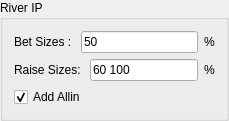
             <widget class="QGroupBox" name="groupBox_3">
              <property name="title">
               <string>River IP</string>
              </property>
              <layout class="QVBoxLayout" name="verticalLayout_6">
               <item>
                <layout class="QHBoxLayout" name="horizontalLayout_17">
                 <item>
                  <widget class="QLabel" name="label_12">
                   <property name="text">
                    <string>Bet Sizes : </string>
                   </property>
                  </widget>
                 </item>
                 <item>
                  <widget class="QLineEdit" name="river_ip_bet">
                   <property name="text">
                    <string>50</string>
                   </property>
                  </widget>
                 </item>
                 <item>
                  <widget class="QLabel" name="label_13">
                   <property name="text">
                    <string>%</string>
                   </property>
                  </widget>
                 </item>
                </layout>
               </item>
               <item>
                <layout class="QHBoxLayout" name="horizontalLayout_16">
                 <item>
                  <widget class="QLabel" name="label_10">
                   <property name="text">
                    <string>Raise Sizes: </string>
                   </property>
                  </widget>
                 </item>
                 <item>
                  <widget class="QLineEdit" name="river_ip_raise">
                   <property name="text">
                    <string>60 100</string>
                   </property>
                  </widget>
                 </item>
                 <item>
                  <widget class="QLabel" name="label_11">
                   <property name="text">
                    <string>%</string>
                   </property>
                  </widget>
                 </item>
                </layout>
               </item>
               <item>
                <layout class="QHBoxLayout" name="horizontalLayout_18">
                 <item>
                  <widget class="QCheckBox" name="river_ip_allin">
                   <property name="text">
                    <string>Add Allin</string>
                   </property>
                   <property name="checked">
                    <bool>true</bool>
                   </property>
                  </widget>
                 </item>
                </layout>
               </item>
              </layout>
             </widget>
